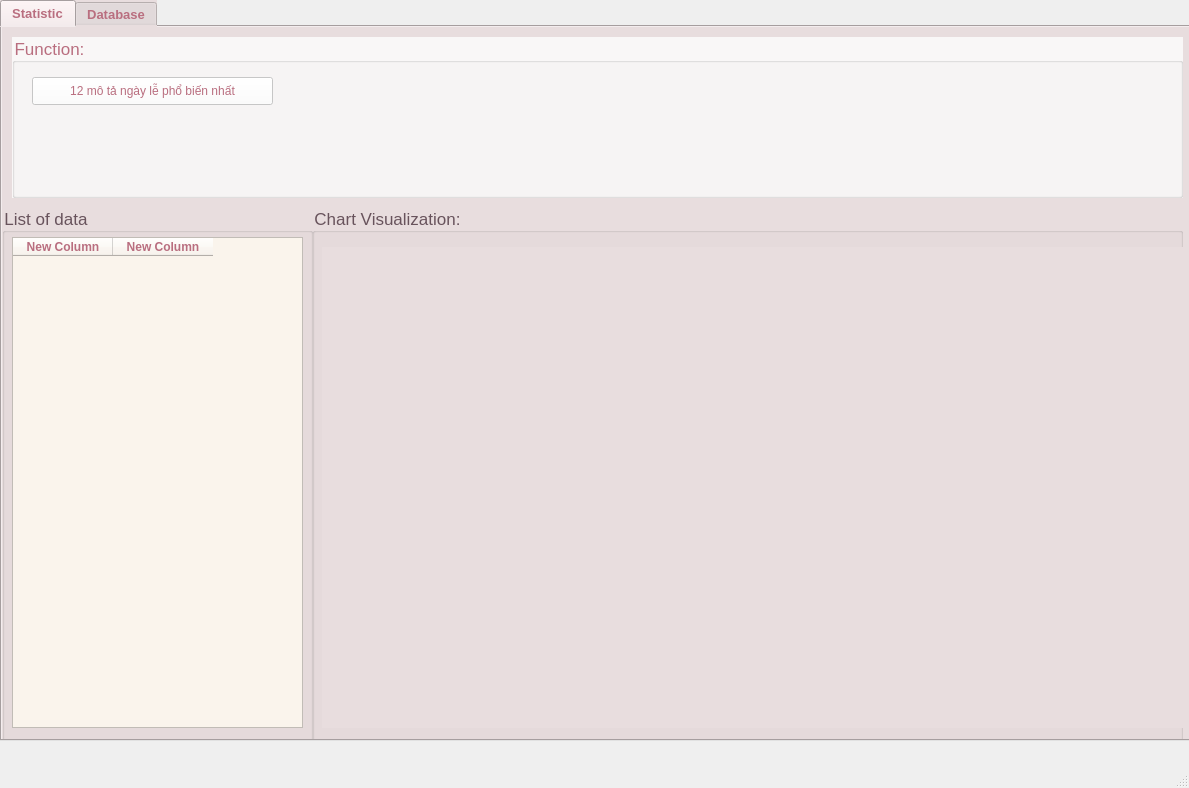
<?xml version="1.0" encoding="UTF-8"?>
<ui version="4.0">
 <class>Admin</class>
 <widget class="QMainWindow" name="Admin">
  <property name="geometry">
   <rect>
    <x>0</x>
    <y>0</y>
    <width>1189</width>
    <height>788</height>
   </rect>
  </property>
  <property name="maximumSize">
   <size>
    <width>1189</width>
    <height>788</height>
   </size>
  </property>
  <property name="windowTitle">
   <string>MainWindow</string>
  </property>
  <widget class="QWidget" name="centralwidget">
   <widget class="QLabel" name="label">
    <property name="geometry">
     <rect>
      <x>0</x>
      <y>0</y>
      <width>1191</width>
      <height>751</height>
     </rect>
    </property>
    <property name="autoFillBackground">
     <bool>false</bool>
    </property>
    <property name="styleSheet">
     <string notr="true"/>
    </property>
    <property name="text">
     <string/>
    </property>
    <property name="pixmap">
     <pixmap>images/Background.jpg</pixmap>
    </property>
    <property name="scaledContents">
     <bool>true</bool>
    </property>
   </widget>
   <widget class="QTabWidget" name="tabWidget">
    <property name="geometry">
     <rect>
      <x>0</x>
      <y>0</y>
      <width>1201</width>
      <height>741</height>
     </rect>
    </property>
    <property name="font">
     <font>
      <pointsize>10</pointsize>
      <weight>75</weight>
      <bold>true</bold>
      <strikeout>false</strikeout>
      <stylestrategy>PreferDefault</stylestrategy>
     </font>
    </property>
    <property name="mouseTracking">
     <bool>false</bool>
    </property>
    <property name="contextMenuPolicy">
     <enum>Qt::NoContextMenu</enum>
    </property>
    <property name="acceptDrops">
     <bool>false</bool>
    </property>
    <property name="toolTip">
     <string>&lt;html&gt;&lt;head/&gt;&lt;body&gt;&lt;p&gt;hi&lt;/p&gt;&lt;/body&gt;&lt;/html&gt;</string>
    </property>
    <property name="layoutDirection">
     <enum>Qt::LeftToRight</enum>
    </property>
    <property name="styleSheet">
     <string notr="true">background-color: rgb(232, 221, 222);
color: rgb(185, 110, 127);



 </string>
    </property>
    <property name="currentIndex">
     <number>0</number>
    </property>
    <widget class="QWidget" name="tabWidgetPage1">
     <attribute name="title">
      <string>Statistic</string>
     </attribute>
     <widget class="QGroupBox" name="groupBoxChart_2">
      <property name="geometry">
       <rect>
        <x>310</x>
        <y>180</y>
        <width>871</width>
        <height>541</height>
       </rect>
      </property>
      <property name="font">
       <font>
        <pointsize>13</pointsize>
        <weight>50</weight>
        <bold>false</bold>
       </font>
      </property>
      <property name="styleSheet">
       <string notr="true">background-color: rgb(232, 221, 222);
color: rgb(104, 83, 92);</string>
      </property>
      <property name="title">
       <string>Chart Visualization:</string>
      </property>
      <widget class="QWidget" name="verticalLayoutWidget">
       <property name="geometry">
        <rect>
         <x>10</x>
         <y>40</y>
         <width>861</width>
         <height>481</height>
        </rect>
       </property>
       <layout class="QVBoxLayout" name="verticalLayout"/>
      </widget>
     </widget>
     <widget class="QGroupBox" name="groupBox_2">
      <property name="geometry">
       <rect>
        <x>0</x>
        <y>180</y>
        <width>311</width>
        <height>541</height>
       </rect>
      </property>
      <property name="font">
       <font>
        <pointsize>13</pointsize>
        <weight>50</weight>
        <bold>false</bold>
       </font>
      </property>
      <property name="styleSheet">
       <string notr="true">background-color: rgb(232, 221, 222);
color: rgb(104, 83, 92);</string>
      </property>
      <property name="title">
       <string>List of data</string>
      </property>
      <widget class="QTableWidget" name="tableWidgetListofData">
       <property name="geometry">
        <rect>
         <x>10</x>
         <y>30</y>
         <width>291</width>
         <height>491</height>
        </rect>
       </property>
       <property name="styleSheet">
        <string notr="true">color: rgb(185, 110, 127);
background-color: rgb(250, 244, 236);
</string>
       </property>
       <column>
        <property name="text">
         <string>New Column</string>
        </property>
        <property name="font">
         <font>
          <weight>75</weight>
          <bold>true</bold>
         </font>
        </property>
       </column>
       <column>
        <property name="text">
         <string>New Column</string>
        </property>
        <property name="font">
         <font>
          <weight>75</weight>
          <bold>true</bold>
         </font>
        </property>
       </column>
      </widget>
     </widget>
     <widget class="QGroupBox" name="groupBox">
      <property name="geometry">
       <rect>
        <x>10</x>
        <y>10</y>
        <width>1171</width>
        <height>161</height>
       </rect>
      </property>
      <property name="font">
       <font>
        <pointsize>13</pointsize>
       </font>
      </property>
      <property name="styleSheet">
       <string notr="true">background-color: rgba(255, 255, 255, 192);</string>
      </property>
      <property name="title">
       <string>Function:</string>
      </property>
      <widget class="QPushButton" name="pushButton">
       <property name="geometry">
        <rect>
         <x>20</x>
         <y>40</y>
         <width>241</width>
         <height>28</height>
        </rect>
       </property>
       <property name="text">
        <string>12 mô tả ngày lễ phổ biến nhất</string>
       </property>
      </widget>
     </widget>
    </widget>
    <widget class="QWidget" name="tabWidgetPage2">
     <attribute name="title">
      <string>Database</string>
     </attribute>
     <widget class="QListWidget" name="listWidgetShow">
      <property name="geometry">
       <rect>
        <x>10</x>
        <y>80</y>
        <width>1161</width>
        <height>621</height>
       </rect>
      </property>
      <property name="styleSheet">
       <string notr="true">
background-color: rgb(250, 244, 236);
border: 1px solid #faf4ec; </string>
      </property>
     </widget>
     <widget class="QLabel" name="label_3">
      <property name="geometry">
       <rect>
        <x>10</x>
        <y>20</y>
        <width>61</width>
        <height>31</height>
       </rect>
      </property>
      <property name="font">
       <font>
        <pointsize>10</pointsize>
        <weight>75</weight>
        <bold>true</bold>
       </font>
      </property>
      <property name="styleSheet">
       <string notr="true">color: rgb(185, 110, 127);</string>
      </property>
      <property name="text">
       <string>Tables</string>
      </property>
     </widget>
     <widget class="QComboBox" name="comboBoxData">
      <property name="geometry">
       <rect>
        <x>90</x>
        <y>20</y>
        <width>371</width>
        <height>31</height>
       </rect>
      </property>
      <property name="styleSheet">
       <string notr="true">background-color: rgb(250, 244, 236);
color: rgb(185, 110, 127);
border: 1px solid #faf4ec; </string>
      </property>
     </widget>
    </widget>
   </widget>
  </widget>
  <widget class="QStatusBar" name="statusbar"/>
  <widget class="QMenuBar" name="menubar">
   <property name="geometry">
    <rect>
     <x>0</x>
     <y>0</y>
     <width>1189</width>
     <height>26</height>
    </rect>
   </property>
  </widget>
  <action name="actionConnect">
   <property name="text">
    <string>Connect</string>
   </property>
  </action>
 </widget>
 <resources>
  <include location="images/bg.qrc"/>
  <include location="images/bg.qrc"/>
 </resources>
 <connections/>
</ui>
